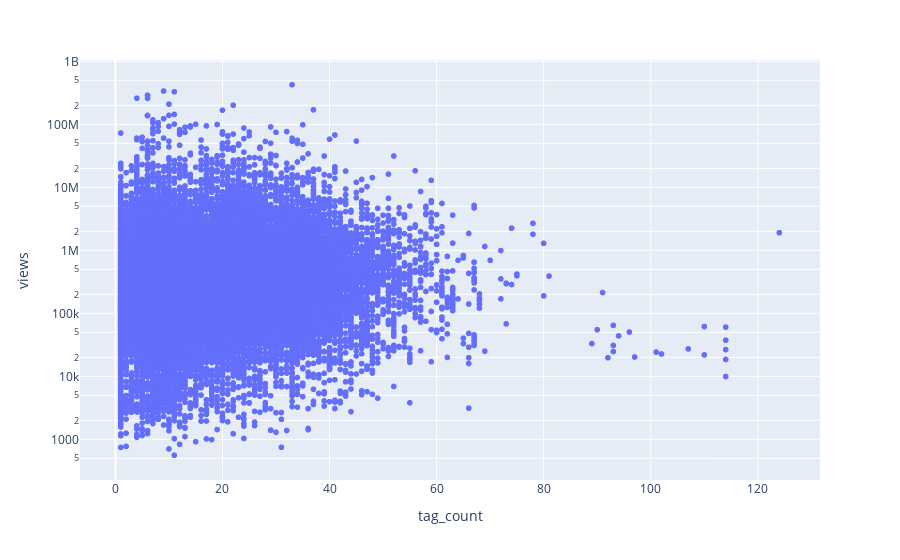

Source (notebook cell):
### Markdown cell above
## Scatter Plot for the number of tags and view count

### Code cell
# Drawing scatter plots for the number of tags and views

conn.rollback()
query = """SELECT * from test.videos_tags;"""
cur.execute(query)
videos_tags = cur.fetchall()

videos_tags = pd.DataFrame(videos_tags, columns = ['id','video_id','tag_id'])

vt_count = videos_tags[['video_id','tag_id']].groupby('video_id').count()
vt_count = pd.DataFrame({'video_id': vt_count.index, 'tag_count': vt_count['tag_id']})
vt_count.index = range(0,len(vt_count))
vt_count = vt_count.merge(videos[['video_id','views']], how = 'left', on = 'video_id')

import plotly.express as px
px.scatter(vt_count, x="tag_count", y="views", log_x=False, log_y=True)

### Figure 1 — Plotly figure (JSON) as saved in the notebook; plotly's stock layout.template omitted (floating-point values rounded to 4 significant figures; data arrays with more than 128 entries replaced by an {"elided": "..."} marker saying what was removed)
{"data": [{"hovertemplate": "tag_count=%{x}<br>views=%{y}<extra></extra>", "legendgroup": "", "marker": {"color": "#636efa", "symbol": "circle"}, "mode": "markers", "name": "", "showlegend": false, "type": "scattergl", "x": {"elided": "30318 int values"}, "xaxis": "x", "y": {"elided": "30318 int values"}, "yaxis": "y"}], "layout": {"legend": {"tracegroupgap": 0}, "margin": {"t": 60}, "xaxis": {"anchor": "y", "domain": [0, 1], "title": {"text": "tag_count"}}, "yaxis": {"anchor": "x", "domain": [0, 1], "title": {"text": "views"}, "type": "log"}}}
